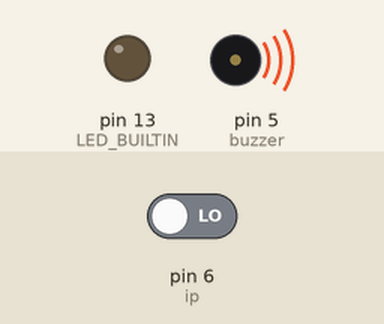
This sketch was run on a simulated Arduino Uno, built with avr-gcc and run on an emulated ATmega328P. Parts: output pins drawn as LEDs (lit = HIGH), buzzer (waves = sounding). The test bench sets the inputs (shaded band); at power-on: pin 6 (ip) LOW. Pins used as bus, display or sensor lines are not drawn.

Above: at 1.2 s.
1.3 s: pin 6 (ip) driven HIGH
At 2.0 s:
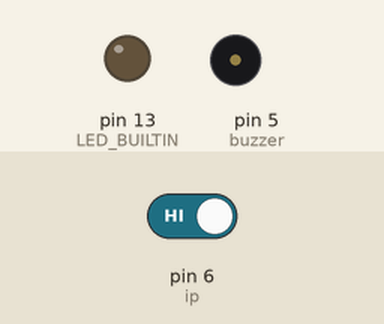
At 2.8 s:
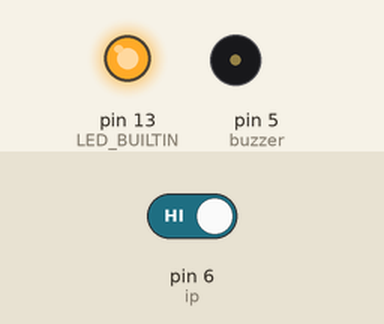
3.8 s: pin 6 (ip) driven LOW
At 4.4 s:
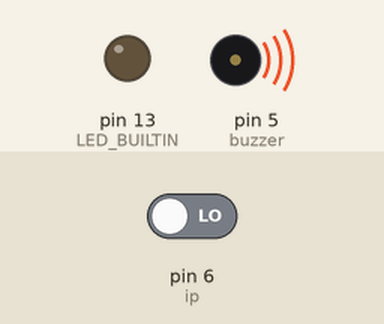
Timing chart, 0 to 6.8 s (numbered marks = the images above; inputs shaded):
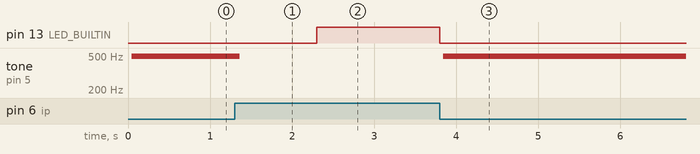

The sketch:

prototype4A.ino
```cpp
int ip = 6, buzzer =5;

void setup() {

  Serial.begin(9600);
  pinMode(ip, INPUT);
  pinMode(LED_BUILTIN, OUTPUT);
  pinMode(buzzer, OUTPUT);

}
void loop() {

  while(digitalRead(ip)==HIGH)
   {
    digitalWrite(LED_BUILTIN, HIGH);

   }
   while(digitalRead(ip)==LOW)
   {
    digitalWrite(LED_BUILTIN, LOW);
     digitalWrite(buzzer, HIGH);
     delay(1);
     digitalWrite(buzzer, LOW);
     delay(1);
    }

  delay(1000);
}
```

Measured:
- after the input at 1.3 s, pin 13 (LED_BUILTIN): LOW → HIGH after 1.0 s; tone on pin 5 (buzzer): 494 Hz → silent after 0.06 s
- after the input at 3.8 s, pin 13 (LED_BUILTIN): HIGH → LOW at once; tone on pin 5 (buzzer): silent → 494 Hz at once
